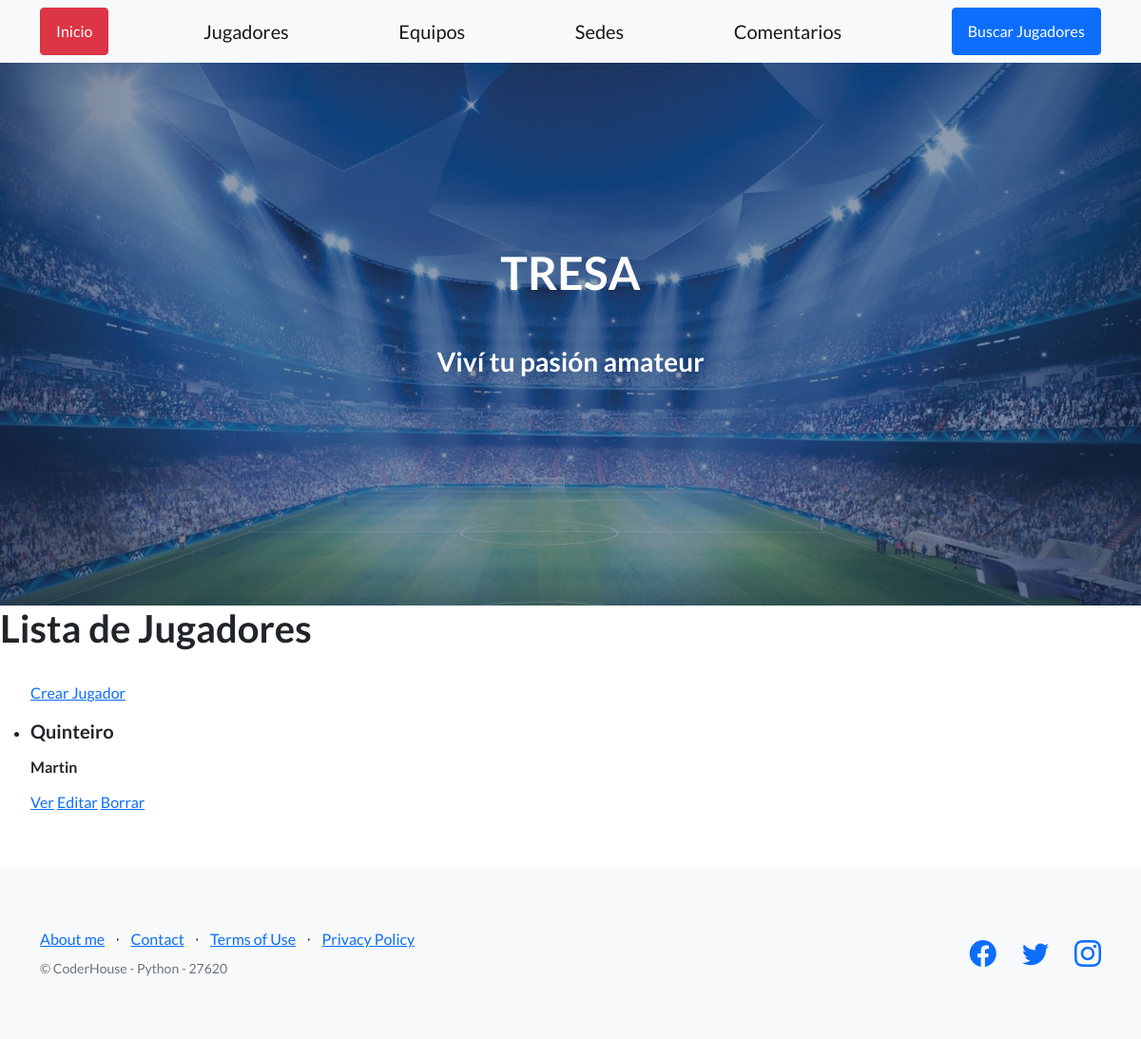
/torneo/jugadores/lista/, run on an earlier commit of the app's database.
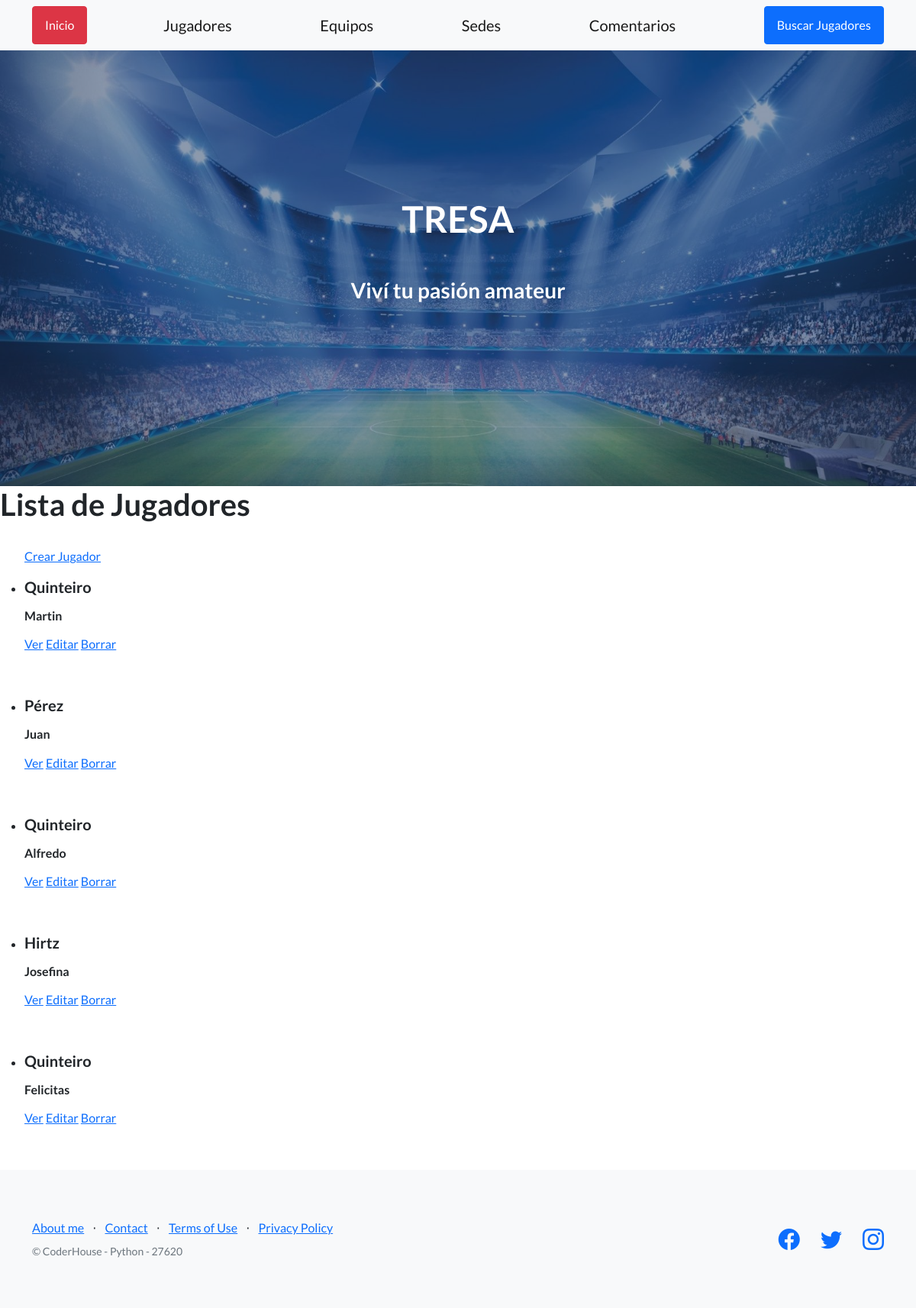
And on a later commit of the database.
### torneo/models.py (models this page shows)
class Jugadores(models.Model):
    nombre = models.CharField(max_length=40)
    apellido = models.CharField(max_length=40)
    edad = models.IntegerField ()
    equipo = models.CharField(max_length=40)

### torneo/views.py (the view)
# urls.py: path('jugadores/lista/', JugadoresList.as_view(),name='List'),
class JugadoresList (ListView):
    model = Jugadores
    template_name = 'torneo/jugadoreslista.html'

### torneo/templates/torneo/jugadoreslista.html
{% extends 'torneo/padre.html' %}
{% load static %}
{% block contenidoQueCambia %}
<h1>Lista de Jugadores</h1>
<br>
<ul>
    <a href="{% url 'New' %}">Crear Jugador</a>
    {% for jugador in object_list %}
        <li>
            <p><h5>{{ jugador.apellido }}</h5></p>
            <p><h6>{{ jugador.nombre }}</h6></p>
            <p>
                <a href="{% url 'Detail' jugador.id %}">Ver</a>
                <a href="{% url 'Edit' jugador.id %}">Editar</a>
                <a href="{% url 'Delete' jugador.id %}">Borrar</a>
            </p>
            <br>
        </li>
    {% endfor %}
</ul>
{% endblock %}

### torneo/templates/torneo/padre.html (shortened to what this page needs)
<!DOCTYPE html>
<html lang="en">
    <head>
        {% load static %}
        <link href="https://cdn.jsdelivr.net/npm/bootstrap-icons@1.5.0/font/bootstrap-icons.css" rel="stylesheet" type="text/css" />
        <link href="{% static 'torneo/css/styles.css' %}" rel="stylesheet" />
    </head>
    <body>
        <nav class="navbar navbar-light bg-light static-top">
            <div class="container">
                <a class="btn btn-danger" href="/torneo/inicio">Inicio</a>
                <a class="navbar-brand" href="/torneo/jugadores/lista">Jugadores</a>
                <a class="navbar-brand" href="/torneo/equiposformulario">Equipos</a>
                <a class="navbar-brand" href="/torneo/sedesformulario">Sedes</a>
                <a class="navbar-brand" href="/torneo/comentarios/lista">Comentarios</a>
                <a class="btn btn-primary" href="/torneo/jugadorbusqueda">Buscar Jugadores</a>
            </div>
        </nav>
        <header class="masthead">
            <div class="container position-relative">
                <div class="row justify-content-center">
                    <div class="col-xl-6">
                        <div class="text-center text-white">
                            <h1 class="mb-5">TRESA</h1>
                            <h3 class="mb-5">Viví tu pasión amateur</h3>
                        </div>
                    </div>
                </div>
            </div>
        </header>
        {% block contenidoQueCambia %}
        {% endblock %}
        <footer class="footer bg-light">
            <div class="container">
                <div class="row">
                    <div class="col-lg-6 h-100 text-center text-lg-start my-auto">
                        <ul class="list-inline mb-2">
                            <li class="list-inline-item"><a href="/torneo/about">About me</a></li>
                            <li class="list-inline-item">⋅</li>
                            <li class="list-inline-item"><a href="/torneo/contact">Contact</a></li>
                            <li class="list-inline-item">⋅</li>
                            <li class="list-inline-item"><a href="/torneo/termsofuse">Terms of Use</a></li>
                            <li class="list-inline-item">⋅</li>
                            <li class="list-inline-item"><a href="/torneo/privacypolicy">Privacy Policy</a></li>
                        </ul>
                        <p class="text-muted small mb-4 mb-lg-0">&copy; CoderHouse - Python - 27620</p>
                    </div>
                    <div class="col-lg-6 h-100 text-center text-lg-end my-auto">
                        <ul class="list-inline mb-0">
                            <li class="list-inline-item me-4">
                                <a href="/torneo/enconstruccion"><i class="bi-facebook fs-3"></i></a>
                            </li>
                            <li class="list-inline-item me-4">
                                <a href="/torneo/enconstruccion"><i class="bi-twitter fs-3"></i></a>
                            </li>
                            <li class="list-inline-item">
                                <a href="/torneo/enconstruccion"><i class="bi-instagram fs-3"></i></a>
                            </li>
                        </ul>
                    </div>
                </div>
            </div>
        </footer>
    </body>
</html>

What changed in the data, as far as the page shows it:
added Jugadores: apellido "Pérez", nombre "Juan"
added Jugadores: apellido "Quinteiro", nombre "Alfredo"
added Jugadores: apellido "Hirtz", nombre "Josefina"
added Jugadores: apellido "Quinteiro", nombre "Felicitas"
